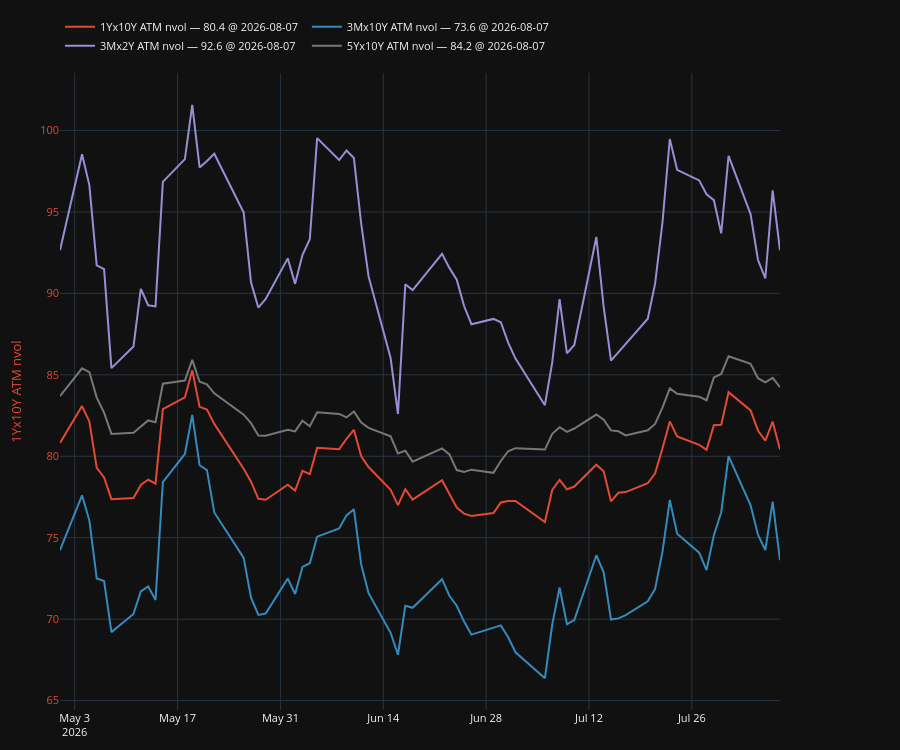

Notebook source saved alongside this figure:
### Code cell
plot, fig, ax, ax2, legend = make_secondary_axis_plot(engine="plotly")
for col in atm.columns:
    plot(atm[col], which="left")
legend(valfmt="{:.1f}", show_date=True)
